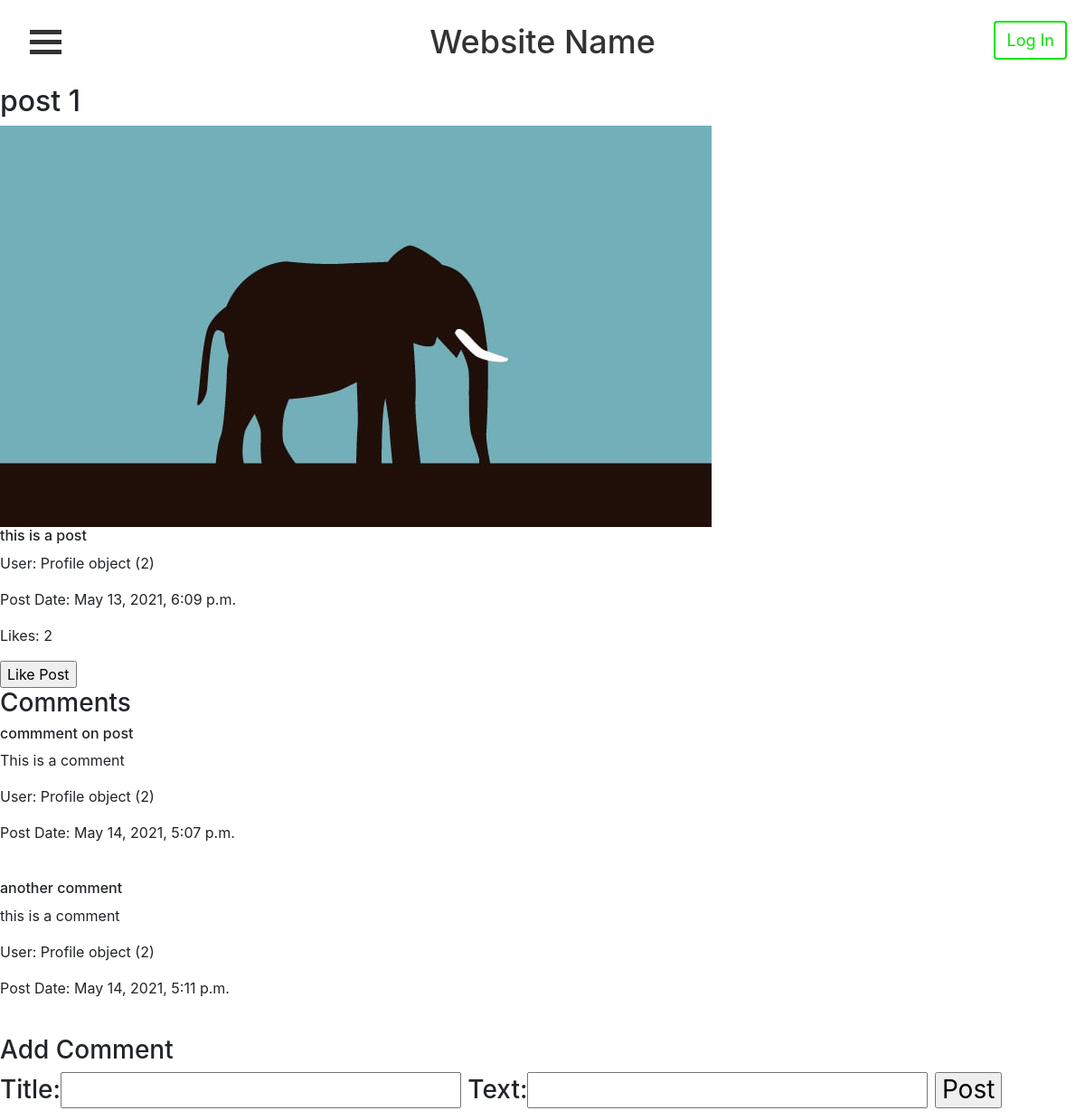
The page /post/10/ on the database its author committed.
### accounts/models.py (models this page shows, shortened)
class Post(models.Model):
    title = models.CharField(max_length=50, null=True)
    caption = models.CharField(max_length=200, null=True)
    image = models.ImageField(null=True)
    post_date = models.DateTimeField(auto_now_add=True, null=True)
    userPosted = models.ForeignKey(Profile, null=True, on_delete=models.CASCADE)
    likes = models.IntegerField(default=0)

class Profile(models.Model):
    user = models.OneToOneField(User, on_delete=models.CASCADE, primary_key=True)
    profile_pic = models.ImageField(null=True, blank=True)
    bio = models.TextField(default="", blank=True)
    def create_user_profile(sender, instance, created, **kwargs):
        if created:
            Profile.objects.create(user=instance)
    post_save.connect(create_user_profile, sender=User)

class Comment(models.Model):
    title = models.CharField(max_length=30, null=True)
    text = models.CharField(max_length=1000, null=True)
    post_date = models.DateTimeField(auto_now_add=True, null=True)
    post = models.ForeignKey(Post, on_delete=models.CASCADE)
    userPosted = models.ForeignKey(Profile, null=True, on_delete=models.CASCADE)

### accounts/views.py (the view, shortened to what this page needs)
# urls.py: path('post/<str:pk>/', views.post, name="post_page"),
def post(request, pk):
    post = Post.objects.get(id=pk)
    comments = post.comment_set.all()
    form = CommentForm()
    form_like = LikeForm()
    context = {'post': post, 'comments': comments, 'form': form, 'form_like': form_like}
    return render(request, 'accounts/post.html', context)

### accounts/forms.py
class CommentForm(ModelForm):
    class Meta:
        model = Comment
        fields = ['title', 'text']

class LikeForm(ModelForm):
    class Meta:
        model = Like
        fields = []

### accounts/templates/accounts/post.html (shortened to what this page needs)
{% extends 'accounts/main.html' %}
{% block content %}
<h2>{{post.title}}</h2>
<img src="{{post.image.url }}" alt="post image">
<h6>{{post.caption}}</h6>
<p>User: {{post.userPosted}}</p>
<p>Post Date: {{post.post_date}}</p>
<p>Likes: {{post.likes}}</p>
<form method="post">
  <input type="submit" value="Like Post" name="Like">
</form>
<h3>Comments</h3>
{% for comment in comments %}
<h6>{{comment.title}}</h6>
<p>{{comment.text}}</p>
<p>User: {{comment.userPosted}}</p>
<p>Post Date: {{comment.post_date}}</p>
<br />
{% endfor %}
<h3>Add Comment<h3>
<form method="post">
  {{ form }}
  <input type="submit" value="Post" name="Comment">
</form>
{% endblock %}

### accounts/static/css/mystylesheet.css (style rules this page uses)
body { background-color: white; }

### rows shown on the page
Post: title "post 1", image (picture), caption "this is a post", userPosted "Profile object (2)", post_date "May 13, 2021, 6:09 p.m.", likes "2"
Comment: title "commment on post", text "This is a comment", userPosted "Profile object (2)", post_date "May 14, 2021, 5:07 p.m."
Comment: title "another comment", text "this is a comment", userPosted "Profile object (2)", post_date "May 14, 2021, 5:11 p.m."
